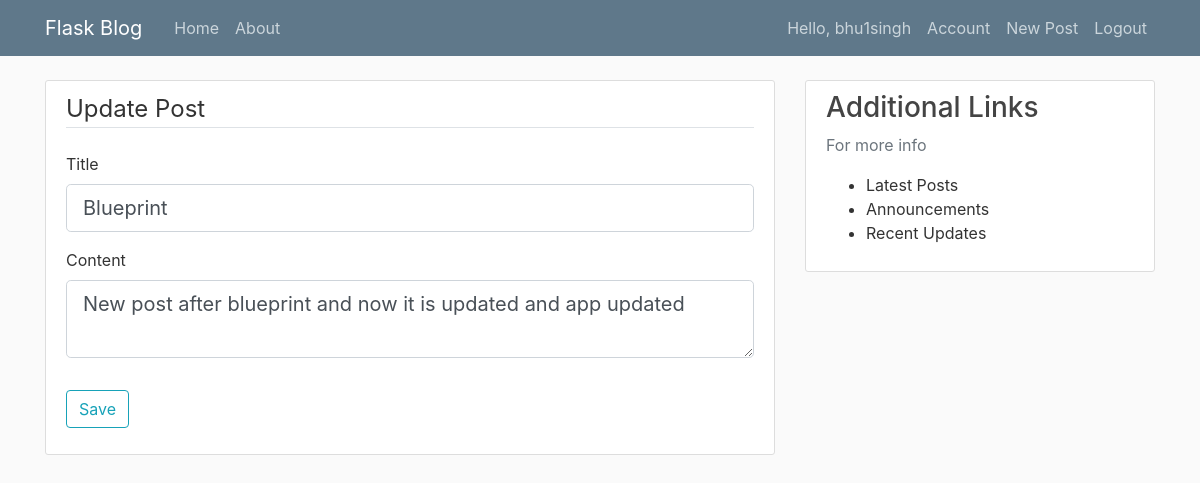
The app's page /post/16/update (signed in) with its own data.
### flask_blog/users/models.py (models this page shows, shortened)
class User(db.Model, UserMixin):
    id = db.Column(db.Integer, primary_key=True)
    username = db.Column(db.String(20), unique=True, nullable=False)
    email = db.Column(db.String(120), unique=True, nullable=False)
    image_file = db.Column(db.String(20), nullable=False,
                           default='default.jpg')
    password = db.Column(db.String(60), nullable=False)
    posts = db.relationship('Post', backref='author', lazy=True)

### flask_blog/posts/models.py (models this page shows, shortened)
class Post(db.Model):
    id = db.Column(db.Integer, primary_key=True)
    title = db.Column(db.String(100), nullable=False)
    date_posted = db.Column(db.DateTime, nullable=False,
                            default=datetime.utcnow())
    content = db.Column(db.Text, nullable=False)
    user_id = db.Column(db.Integer, db.ForeignKey('user.id'), nullable=False)

### flask_blog/posts/routes.py (the view)
@posts.route('/post/<int:post_id>/update', methods=['GET', 'POST'])
@login_required
def update_post(post_id):
    post = Post.query.get_or_404(post_id)
    if (post.author != current_user):
        abort(403)
    form = AddNewPost()
    if form.validate_on_submit():
        post.title = form.title.data
        post.content = form.content.data
        db.session.commit()
        flash('Post has been updated successfully!', 'success')
        return redirect(url_for('posts.post', post_id=post.id))
    elif request.method == 'GET':
        form.title.data = post.title
        form.content.data = post.content
    return render_template('new_post.html', title='Update Post', form=form, legend='Update Post')

### flask_blog/posts/forms.py
class AddNewPost(FlaskForm):
    title = StringField('Title', validators=[
                        DataRequired(), Length(min=2, max=50)])
    content = TextAreaField('Content', validators=[
                            DataRequired(), Length(min=2, max=1000)])
    submit = SubmitField('Save')

### flask_blog/users/models.py (called while the page is built)
@login_manager.user_loader
def load_user(user_id):
    return User.query.get(int(user_id))

### flask_blog/templates/new_post.html (shortened to what this page needs)
{% extends "layout.html" %}
{% block content %}
<div class="content-section">
    <form method="POST" action="">
        <fieldset class="form-group">
            <legend class="border-bottom mb-4">{{legend}}</legend>
            <div class="form-group">
                {{ form.title.label(class="form-control-label") }}
                {% if form.title.errors %}
                {{ form.title(class="form-control form-control-lg is-invalid") }}
                <div class="invalid-feedback">
                    {% for error in form.title.errors %}
                    <span>{{ error }}</span>
                    {% endfor %}
                </div>
                {% else %}
                {{ form.title(class="form-control form-control-lg") }}
                {% endif %}
            </div>
            <div class="form-group">
                {{ form.content.label(class="form-control-label") }}
                {% if form.content.errors %}
                {{ form.content(class="form-control form-control-lg is-invalid") }}
                <div class="invalid-feedback">
                    {% for error in form.content.errors %}
                    <span>{{ error }}</span>
                    {% endfor %}
                </div>
                {% else %}
                {{ form.content(class="form-control form-control-lg") }}
                {% endif %}
            </div>
        </fieldset>
        <div class="form-group">
            {{ form.submit(class="btn btn-outline-info") }}
        </div>
    </form>
</div>
{% endblock content %}

### flask_blog/templates/layout.html (shortened to what this page needs)
<!DOCTYPE html>
<html lang="en">
<head>
    <link rel="stylesheet" href="https://stackpath.bootstrapcdn.com/bootstrap/4.3.1/css/bootstrap.min.css"
>
    <link rel="stylesheet" type="text/css" href="{{ url_for('static', filename='main.css') }}">
</head>
<body>
    <header class="site-header">
        <nav class="navbar navbar-expand-md navbar-dark bg-steel fixed-top">
            <div class="container">
                <a class="navbar-brand mr-4" href="/">
                    Flask Blog
                </a>
                <div class="collapse navbar-collapse" id="navbarToggle">
                    <div class="navbar-nav mr-auto">
                        <a class="nav-item nav-link" href="/">Home</a>
                        <a class="nav-item nav-link" href="{{ url_for('main.about') }}">About</a>
                    </div>
                    <div class="navbar-nav">
                        {% if current_user.is_authenticated %}
                        <a class="nav-item nav-link">Hello, {{ current_user.username }}</a>
                        <a class="nav-item nav-link" href="{{ url_for('users.account') }}">Account</a>
                        <a class="nav-item nav-link" href="{{ url_for('posts.new_post') }}">New Post</a>
                        <a class="nav-item nav-link" href="{{ url_for('users.logout') }}">Logout</a>
                        {% else %}
                        <a class="nav-item nav-link" href="{{ url_for('users.login') }}">Login</a>
                        <a class="nav-item nav-link" href="{{ url_for('users.register') }}">Register</a>
                        {% endif %}
                    </div>
                </div>
            </div>
        </nav>
    </header>
    <main role="main" class="container">
        <div class="row">
            <div class="col-md-8">
                {% block content %}{% endblock%}
            </div>
            <div class="col-md-4">
                <div class="content-section">
                    <h3>Additional Links</h3>
                    <p class="text-muted">For more info</p>
                    <ul>
                        <li>Latest Posts</li>
                        <li>Announcements</li>
                        <li>Recent Updates</li>
                    </ul>
                </div>
            </div>
        </div>
    </main>
</body>
</html>

### flask_blog/static/main.css (style rules this page uses)
body { background: #fafafa; color: #333333; margin-top: 5rem; }
h1, h2, h3, h4, h5, h6 { color: #444444; }
.bg-steel { background-color: #5f788a; }
.site-header .navbar-nav .nav-link { color: #cbd5db; }
.content-section { background: #ffffff; padding: 10px 20px; border: 1px solid #dddddd; border-radius: 3px; margin-bottom: 20px; }

### records on screen
User: username "bhu1singh"
Post: title "Blueprint", content "New post after blueprint and now it is updated and app updated"

### other values on screen
{{ legend }} "Update Post"
